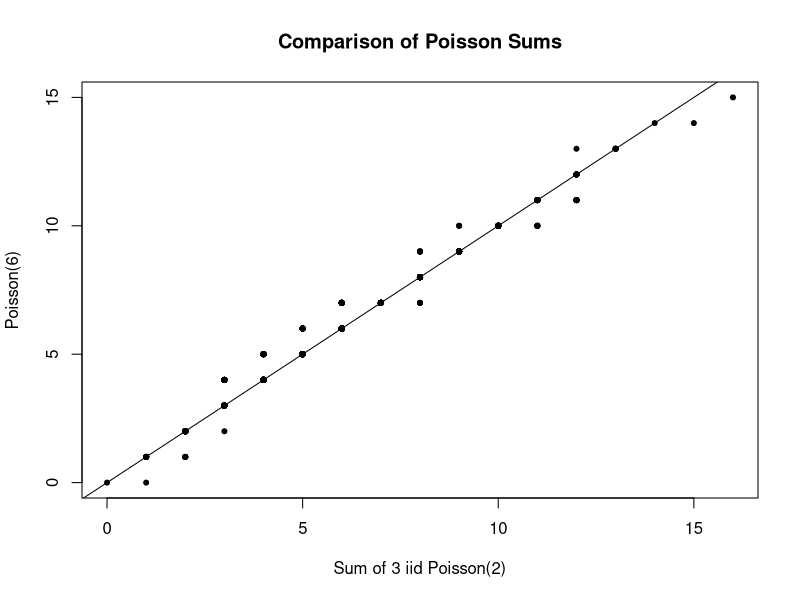
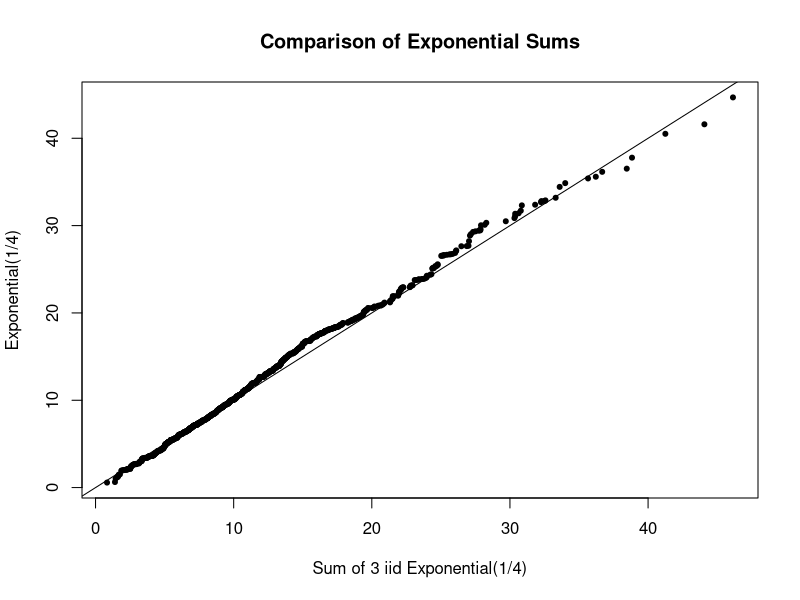

Reproduce these figures in R, in order. (Note: this script raises an error after producing the figures.)
# ##############################################################################
# Author: Edward E. Daisey
# Class: Statistical Methods & Data Analysis
# Professor: Dr. Barry Bodt
# Date: 7th of October, 2024
# Title: Assignment 06 - Statistical Analysis
# ##############################################################################


# ################################# Constants ##################################
num_times <- 1000 # Can change to lower values.
# Drop [ 51 : 950 ] if changed.
# ##############################################################################


# ################################## Analysis ##################################
# Generate sums of 3 iid Poisson(Mean = 2):
poisson <- replicate( num_times, sum( rpois( 3, 2 ) ) ) # 3 random samples summed together num_times.

# Directly generated from the resulting Poisson(2 + 2 + 2) = Poisson(6):
poisson_sum <- rpois( num_times, 6 )

# Sorting & Plotting:
plot( sort( poisson ), sort( poisson_sum ),
main = "Comparison of Poisson Sums",
xlab = "Sum of 3 iid Poisson(2)",
ylab = "Poisson(6)",
pch = 20)
abline( 0, 1 )

# Generate sums of 3 iid Exponential(Rate = 1/4), and then trim:
exponential <- replicate( num_times, sum( rexp( 3, 1/4 ) ) )
exponential_trimmed <- exponential[ 51 : 950 ]

# Directly generated from the sums of three Exponential(1/4) random variables, and then trim:
exponential_sum <- rexp( num_times, 1/4 ) + rexp( num_times, 1/4 ) + rexp(num_times, 1/4)
exponential_sum_trimmed <- exponential_sum[ 51 : 950 ]

# Sorting & Plotting Against Theoretical Mean Associated With Exponential(Rate = 1/4):
plot( sort( exponential_trimmed ), sort( exponential_sum_trimmed ),
main = "Comparison of Exponential Sums",
xlab = "Sum of 3 iid Exponential(1/4)",
ylab = "Exponential(1/4)",
pch = 20)
abline( 0, 1 )

# Furthermore, a histogram can be created and ... can be replaced with:
# poisson: Vector containing sums of three random deviates (1000).
# poisson_sum: 1000 random deviates for direct sum.
# exponential: Vector containing sums of three random deviates (1000).
# exponential_sum: 1000 random deviates for direct sum.
# Note: All produce a histogram that is slightly right skewed.
hist( ..., breaks = 30, main = "Histogram" )
# ##############################################################################
